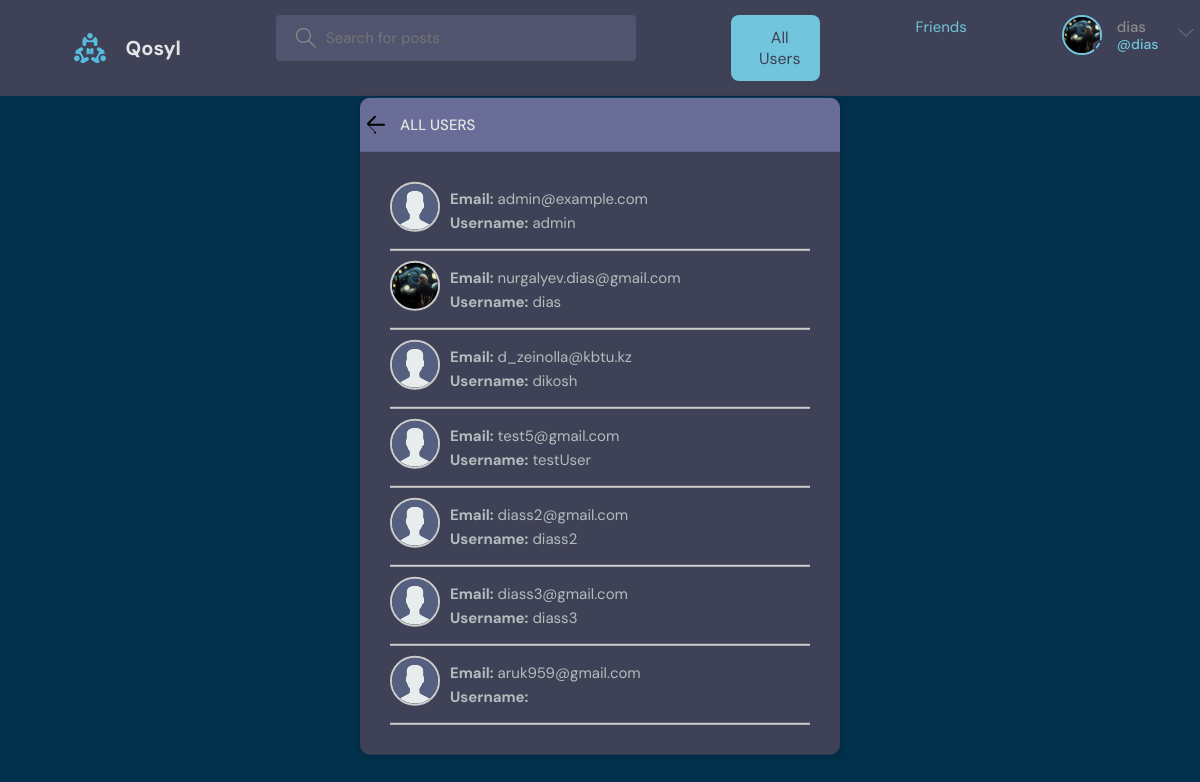
The page /all/ (signed in) on the database as committed earlier.
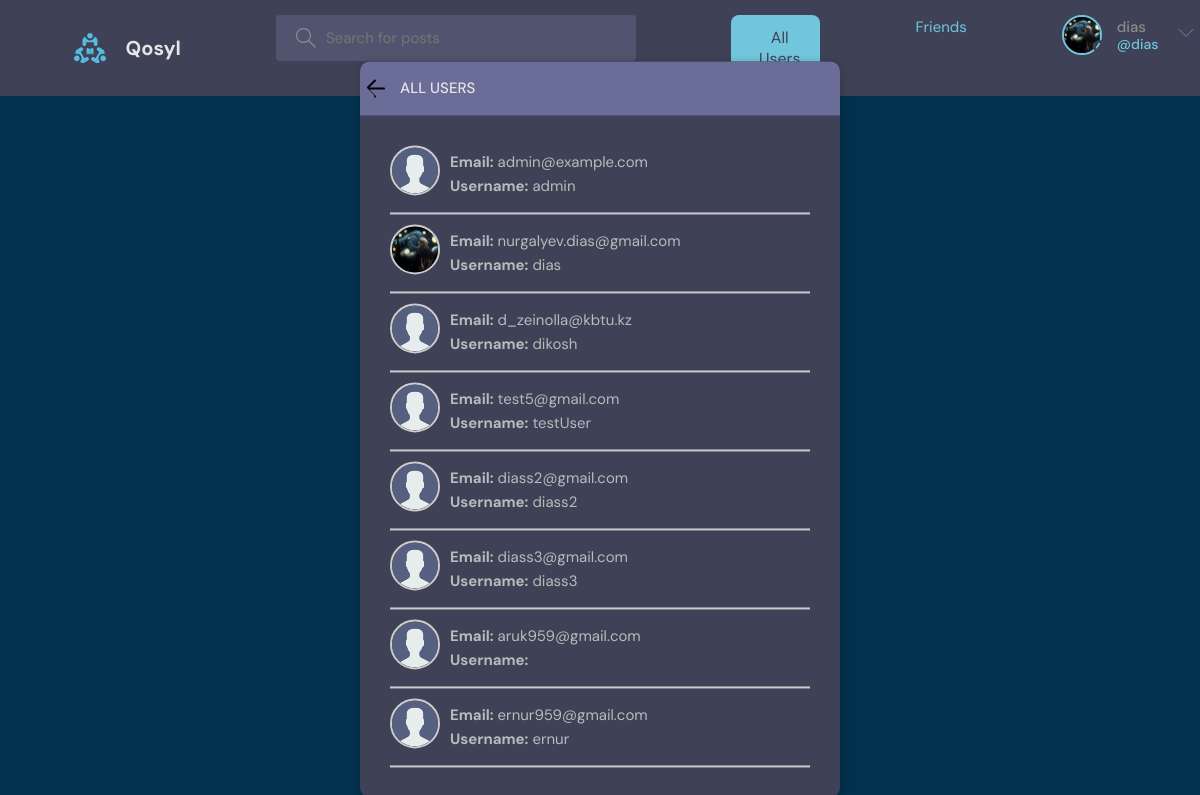
The same page on the database as committed later.
### users/models.py (models this page shows, shortened)
class User(AbstractUser):
    name = models.CharField(max_length=200, null=True)
    email = models.EmailField(unique=True, null=True)
    bio = models.TextField(null=True)
    avatar = models.ImageField(upload_to='avatars/', default='avatar.svg')
    friends = models.ManyToManyField('self', blank=True, symmetrical=True, related_name='user_friends')
    USERNAME_FIELD = 'email'
    REQUIRED_FIELDS = []
    objects = UserManager()

### users/views.py (the view)
# urls.py: path('all/', views.get_all_users, name='all_users'),
@login_required
def get_all_users(request):
    users = User.objects.all()
    for user in users:
        user.avatar_url = user.avatar.url if user.avatar else '/static/images/default-avatar.jpg'
    return render(request, 'users/all_users.html', {'users': users})

### users/templates/users/all_users.html
{% extends 'main.html' %}
{% load static %}
{% block content %}
<main class="all-users layout">
  <div class="container">
    <div class="layout__box">
      <div class="layout__boxHeader" style="position: relative; padding-left: 40px;">
        <a href="{% url 'home' %}" style="position: absolute; left: -5px; top: 10px; font-size: 24px; color: #5dd693; text-decoration: none;">
          <svg width="32" height="32" xmlns="http://www.w3.org/2000/svg" viewBox="0 0 32 32">
            <path d="M19.293 23.707l-7-7a1 1 0 0 1 0-1.414l7-7a1 1 0 0 1 1.414 1.414L14.414 16h14.586a1 1 0 0 1 0 2H14.414l6.293 6.293a1 1 0 1 1-1.414 1.414z"/>
          </svg>
        </a>
        <div class="layout__boxTitle">
          <h3>All Users</h3>
        </div>
      </div>
      <div class="layout__body">
        {% for user in users %}
<div class="user-card">
  <a href="{% url 'profile' user.id %}" style="text-decoration: none; color: inherit;">
    <div class="user-card__header" style="display: flex; align-items: center; gap: 10px;">
      <div class="user-avatar">
        {% if user.avatar %}
          <img src="{{ user.avatar.url }}" alt="{{ user.username }}'s Avatar" class="avatar-img"
            style="width: 50px; height: 50px; object-fit: cover; border-radius: 50%; border: 2px solid #ccc;">
        {% else %}
          <img src="{% static 'images/avatar.svg' %}" alt="Default Avatar" class="avatar-img"
            style="width: 50px; height: 50px; object-fit: cover; border-radius: 50%; border: 2px solid #ccc;">
        {% endif %}
      </div>
      <div class="user-info" style="flex-grow: 1;">
        <p><strong>Email:</strong> {{ user.email }}</p>
        <p><strong>Username:</strong> {{ user.username }}</p>
      </div>
    </div>
  </a>
  <div class="user-card__divider" style="border-top: 2px solid #ccc; margin: 10px 0;"></div>
</div>
{% empty %}
  <p>No users found.</p>
{% endfor %}
      </div>
    </div>
  </div>
</main>
{% endblock content %}

### templates/navbar.html (shortened to what this page needs)
{% load static %}
<header class="header header--loggedIn">
    <div class="container">
        <a href="{% url 'home' %}" class="header__logo">
            <img src="{% static 'images/logo.svg' %}" />
            <h1>Qosyl</h1>
        </a>
        <form class="header__search" method="GET" action="{% url 'home' %}">
            <label>
                <input name="q" placeholder="Search for posts" />
            </label>
        </form>
<button
    onclick="window.location.href='{% url 'all_users' %}'"
    class="all-users-button"
    style="
        background-color: #71c6dd; /* Using your color for the main button background */
        color: #3f4156; /* Text color */
        font-family: 'DM Sans', sans-serif; /* Font style */
        font-size: 16px; /* Font size */
        padding: 12px 20px; /* Padding for spacing */
        border: none; /* No border */
        border-radius: 8px; /* Rounded corners */
        cursor: pointer; /* Pointer on hover */
        display: flex;
        align-items: center;
        gap: 8px; /* Space between the icon and the text */
        transition: background-color 0.3s ease, transform 0.2s ease; /* Smooth transition */
    ">
     All Users
</button>
<a href="{% url 'friends' %}" class="header__button">Friends</a>
        <nav class="header__menu">
            {% if request.user.is_authenticated %}
            <div class="header__user">
                <a href="{% url 'update-user' %}">
                    <div class="avatar avatar--medium active">
                        {% if request.user.avatar %}
                            <img src="{{ request.user.avatar.url }}" alt="{{ request.user.username }}'s Avatar" />
                        {% else %}
                            <img src="{% static 'images/avatar.svg' %}" alt="Default Avatar" />
                        {% endif %}
                    </div>
                    <p>{{request.user.username}} <span>@{{request.user.username}}</span></p>
                </a>
                <button class="dropdown-button">
                    <svg version="1.1" xmlns="http://www.w3.org/2000/svg" width="32" height="32" viewBox="0 0 32 32">
                        <title>chevron-down</title>
                        <path d="M16 21l-13-13h-3l16 16 16-16h-3l-13 13z"></path>
                    </svg>
                </button>
            </div>
            {% else %}
            <a href="{% url 'login' %}">
                <img src="{% static 'images/avatar.svg' %}" />
                <p>Login</p>
            </a>
            {% endif %}
        </nav>
    </div>
</header>

Rows that differ between the two databases and show on the page:
added User: avatar (placeholder picture), email "ernur959@gmail.com", username "ernur"
